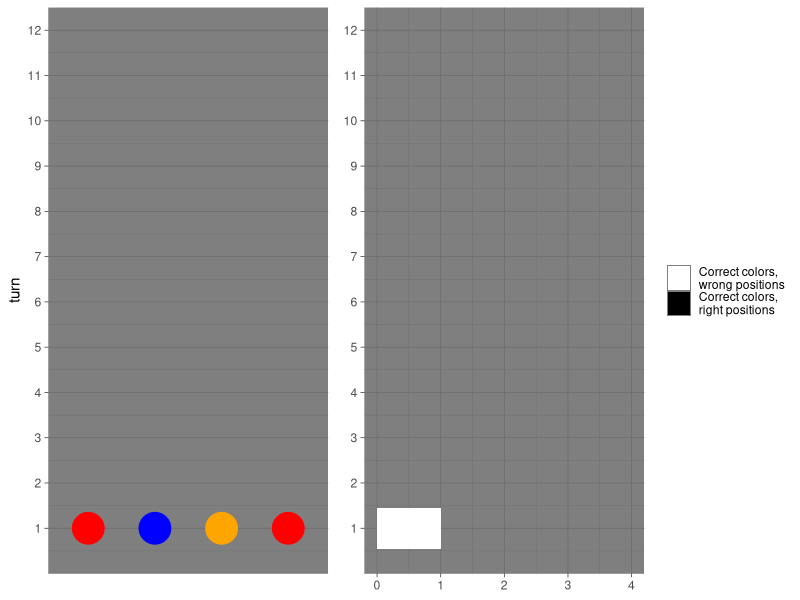

R code for this plot:
# class representing a game log for one game
GameLog <- R6::R6Class("GameLog",
  private = list(
    .max_turns = NA,
    .code_length = NA
  ),
  public = list(
    events = NA,
    initialize = function(time,
                          code_length,
                          max_turns) {
      # check input
      checkmate::assert_posixct(time, upper = Sys.time())
      checkmate::assert_integerish(code_length,
        len = 1,
        any.missing = FALSE,
        lower = 2
      )

      checkmate::assert_count(max_turns, positive = TRUE)

      # construct data with the right dimensions                                                        lower = 2)
      event_matrix <- matrix(NA, nrow = 0, ncol = code_length + 4)
      event_data <- data.frame(event_matrix)
      # add log entry for starting the game
      first_entry <- c(
        list(time, "start new game"),
        as.list(rep(NA, code_length)),
        list(0, 0, max_turns)
      )
      event_data <- rbind(event_data, first_entry)
      # add meaningful names
      names(event_data) <- c(
        "time", "event",
        paste("pos", seq_len(code_length), sep = ""),
        "positions_correct",
        "colors_correct",
        "remaining_turns"
      )
      # change format of time
      event_data$time <- as.POSIXct(event_data$time, origin = "1970/01/01")
      # assign it to the events attribute
      self$events <- event_data
      # assign max_turns and code_length to the corresponding attributes
      private$.max_turns <- max_turns
      private$.code_length <- code_length
    },
    new_event = function(time,
                         event_name,
                         guesses,
                         pos_correct,
                         col_correct,
                         turns) {
      # check input
      checkmate::assert_posixct(time, upper = Sys.time())
      checkmate::assert_choice(event_name, c(
        "guess",
        "game won",
        "game lost"
      ))
      checkmate::assert_character(guesses, min.chars = 1)
      checkmate::assert_count(pos_correct)
      checkmate::assert_count(col_correct)
      checkmate::assert_count(turns)

      # add to game log
      new_entry <- c(
        list(time, event_name),
        as.list(guesses),
        list(pos_correct, col_correct, turns)
      )
      self$events <- rbind(self$events, new_entry)
    },
    print = function() {
      print(self$events)
    },
    plot = function() {
      # check if there have already been guesses made
      if (nrow(self$events) == 1) {
        stop("No guesses have been made yet")
      }
      # save variables in calling environment for easier readability
      max_turns <- private$.max_turns
      code_length <- private$.code_length
      # get columns which contain color-guesses
      pos_columns <- stringr::str_detect(names(self$events), "^pos[:digit:]+")
      pos_columns <- self$events[-1, pos_columns]
      # create grid for plot of guesses
      guesses_grid <- data.frame(tidyr::pivot_longer(pos_columns,
        cols = names(pos_columns)
      ))
      # add turn variable
      guesses_grid$turn <- rep(seq_len(nrow(pos_columns)), each = code_length)
      # rename variables
      names(guesses_grid) <- c("position", "color", "turn")
      # compute a visually attractive number of breaks for turn axis
      turn_break_steps <- ceiling(max_turns / 12)
      turn_breaks <- seq(1, max_turns, by = turn_break_steps)
      # compute a nice size for the dots
      dot_size <- min(50 / code_length,
                      12.5 * 10 / max_turns)
      # plot colors in grid
      guess_plot <- ggplot2::ggplot(
        data = guesses_grid,
        mapping = ggplot2::aes(turn,
          position,
          color = color
        )
      ) +
        # change according to guess
        ggplot2::scale_color_manual(
          breaks = unique(guesses_grid$color),
          values = unique(guesses_grid$color)
        ) +
        ggplot2::geom_point(size = dot_size) +
        ggplot2::scale_y_discrete(name = NULL,
                                  breaks = NULL) +
        # extend axis to maximal allowed turns manually
        ggplot2::scale_x_continuous(
          name = "turn",
          breaks = turn_breaks,
          limits = c(0, max_turns + 0.5),
          # expand is necessary for axis being on the same height
          expand = ggplot2::expansion(add = 0)
        ) +
        ggplot2::theme_dark() +
        ggplot2::theme(legend.position = "none") +
        ggplot2::coord_flip()

      # extract feedback information from events
      feedback_information <- self$events[-1, c("positions_correct", "colors_correct")]
      # transform into long format
      feedback_long <- data.frame(tidyr::pivot_longer(feedback_information,
        cols = names(feedback_information)
      ))
      # add turn variable
      feedback_long$turn <- rep(seq_len(nrow(feedback_information)), each = 2)
      # rename variables
      names(feedback_long) <- c("feedback_type", "frequency", "turn")
      # plot bar chart showing frequencys
      feedback_plot <- ggplot2::ggplot(feedback_long, mapping = ggplot2::aes(turn,
        frequency,
        fill = feedback_type
      )) +
        ggplot2::geom_bar(position = "stack", stat = "identity") +
        ggplot2::scale_y_continuous(
          name = NULL,
          breaks = seq(0, code_length),
          limits = c(0, code_length)
        ) +
        ggplot2::scale_x_continuous(
          name = NULL,
          breaks = turn_breaks,
          limits = c(0, max_turns + 0.5),
          # expand is necessary for axis being on the same height
          expand = ggplot2::expansion(add = 0)
        ) +
        # change the title, labels and colors of legend
        ggplot2::theme(legend.title = ggplot2::element_blank()) +
        ggplot2::scale_fill_manual(
          labels = c("Correct colors,\nwrong positions",
                     "Correct colors,\nright positions"),
          values = c("white", "black")
        ) +
        ggplot2::theme_dark() +
        ggplot2::theme(legend.title = ggplot2::element_blank()) +
        ggplot2::coord_flip()

      # Combine the plots
      g <- gridExtra::gtable_cbind(ggplot2::ggplotGrob(guess_plot),
        ggplot2::ggplotGrob(feedback_plot),
        size = "max"
      )

      # Draw it
      grid::grid.newpage()
      grid::grid.draw(g)
    }
  )
)

# Class representing a score board for a specific configuration of games
ScoreBoard <- R6::R6Class("ScoreBoard",
  private = list(
    .n_colors = NA,
    .code_length = NA,
    .allow_duplicates = NA,
    .scores = NA
  ),
  public = list(
    initialize = function(colors,
                          code_length,
                          allow_duplicates) {
      # input  checking
      # currently are maximal 12 different colors available
      checkmate::assert_integerish(colors,
        len = 1,
        any.missing = FALSE,
        lower = 2,
        upper = 12
      )
      checkmate::assert_integerish(code_length,
        len = 1,
        any.missing = FALSE,
        lower = 2
      )
      checkmate::assert_flag(allow_duplicates)

      # assign values
      private$.n_colors <- colors
      private$.code_length <- code_length
      private$.allow_duplicates <- allow_duplicates

      # create score table
      private$.scores <- data.frame(matrix(NA, 0, 4))
    },
    print = function() {
      print(private$.scores)
    },
    new_entry = function(date,
                         player_name,
                         turns_played,
                         game_duration) {
      # check input
      checkmate::assert_character(player_name,
        len = 1,
        min.chars = 1, any.missing = FALSE
      )

      # if date has a tzone attribute, delete it, so that assertion will work
      attributes(date)$tzone <- NULL

      # proceed with input checks
      checkmate::assert_posixct(date, upper = Sys.time())
      checkmate::assert_count(turns_played, positive = TRUE)
      checkmate::assert_number(game_duration)
      checkmate::assert_class(game_duration, "Duration")

      # add values to score board
      score_board <- rbind(private$.scores, list(
        date,
        player_name,
        turns_played,
        game_duration
      ))
      # after first entries names must be set
      if (nrow(score_board) == 1) {
        names(score_board) <- c(
          "date",
          "player",
          "turns_played",
          "game_duration"
        )
        # change format of time
        score_board$date <- as.POSIXct(score_board$date,
          origin = "1970/01/01"
        )
      }
      score_board <- dplyr::arrange(
        score_board,
        turns_played,
        game_duration
      )
      private$.scores <- score_board
    }
  ),
  # access the attributes via active bindings from outside the class
  active = list(
    n_colors = function() {
      private$.n_colors
    },
    code_length = function() {
      private$.code_length
    },
    allow_duplicates = function() {
      private$.allow_duplicates
    }
  )
)


# class representing a game of Mastermind
Game <- R6::R6Class("Game",
  private = list(
    .player = NA,
    .n_colors = NA,
    .colors = NA,
    .code_length = NA,
    .allow_duplicates = NA,
    .max_turns = NA,
    .code = NA,
    .turns_played = NA,
    .game_log = NA,
    find_score_board = function() {
      # find all environment objects
      environments <- ls(pattern = "score_board", envir = globalenv())
      # loop over environments to find the score boards and check their configs
      for (object_name in environments) {
        object <- eval(parse(text = object_name))
        # if the object is a ScoreBoard, check its configuration
        if (class(object)[[1]] == "ScoreBoard") {
          # if the configuration fits return the object
          if (object$n_colors == private$.n_colors &&
            object$code_length == private$.code_length &&
            object$allow_duplicates == private$.allow_duplicates) {
            return(object)
          }
        }
      }
      # otherwise return an error
      stop("corresponding score board not found")
    }
  ),
  public = list(
    # used to open a new game
    initialize = function(player_name,
                          colors = 6,
                          code_length = 4,
                          allow_duplicates = TRUE,
                          max_turns = 12) {

      # check input
      checkmate::assert_character(player_name,
        len = 1,
        min.chars = 1, any.missing = FALSE
      )
      checkmate::assert_flag(allow_duplicates)
      # colors must be either a numeric value or a vector of colors
      # currently are maximal 12 different colors available
      checkmate::assert(
        checkmate::check_integerish(colors,
          len = 1,
          any.missing = FALSE,
          lower = 2,
          upper = 12
        ),
        checkmate::check_subset(colors, colors())
      )
      # if no duplicates are allowed in the code,
      # the length of the code is restricted to the number of colors
      checkmate::assert_integerish(code_length,
        len = 1,
        any.missing = FALSE,
        lower = 2,
        upper = ifelse(allow_duplicates, Inf,
                       ifelse(is.numeric(colors), colors, length(colors)))
      )
      checkmate::assert_count(max_turns,
        positive = TRUE
      )
      # set variables
      private$.player <- player_name

      # if colors is a number create a palette
      if (is.numeric(colors)) {
        # default list of colors
        potential_colors <-
          c(
            "red", "blue", "yellow", "green", "orange", "white",
            "purple", "brown", "pink", "cyan", "magenta", "turquoise"
          )

        private$.n_colors <- colors
        private$.colors <- potential_colors[seq_len(colors)]
      } else {
        # otherwise use the colors
        private$.n_colors <- length(colors)
        private$.colors <- colors
      }

      private$.code_length <- code_length
      private$.allow_duplicates <- allow_duplicates
      private$.max_turns <- max_turns
      private$.turns_played <- 0
      private$.game_log <- GameLog$new(
        Sys.time(),
        code_length,
        max_turns
      )

      # generate randomized code
      private$.code <- sample(private$.colors,
        size = code_length,
        replace = allow_duplicates
      )
      # print game setup
      cat("Setup game... \n")
      cat("Use colors {", private$.colors, "} for guesses \n")
    },
    # prints information on the current game, without showing the code
    print = function() {
      cat("Player Name: ", private$.player, "\n")
      cat("Allowed colors: ", private$.colors, "\n")
      cat("Code length: ", private$.code_length, "\n")
      cat("Duplicates allowed: ", private$.allow_duplicates, "\n")
      cat("Maximum of turns: ", private$.max_turns, "\n")
      cat("Turns played: ", private$.turns_played, "\n")
      cat("Turns remaining: ", private$.max_turns - private$.turns_played)
    },
    plot = function() {
      # simply uses the plot method on .game_log
      private$.game_log$plot()
    },
    # reset current game (new code with same configurations)
    # name can be adapted
    reset = function(player_name = private$.player) {
      # check input
      checkmate::assert_character(player_name,
                                  len = 1,
                                  min.chars = 1, any.missing = FALSE
      )
      # generate random code
      private$.player <- player_name
      private$.code <- sample(private$.colors,
        size = private$.code_length,
        replace = private$.allow_duplicates
      )
      private$.turns_played <- 0
      private$.game_log <- GameLog$new(
        Sys.time(),
        private$.code_length,
        private$.max_turns
      )
      cat("Reset game... \n")
      cat("Use colors {", private$.colors, "} for guesses \n")
    },
    # method to guess the code
    guess = function(..., show_logs = FALSE) {
      guess <- c(...)
      ## check input
      # the guess must have the same length as the code
      checkmate::assert_character(guess,
        len = private$.code_length
      )
      # all entries of the vector must be in the pre-defined colors
      checkmate::assert_subset(guess, private$.colors)
      # check show_legs to be a logical value
      checkmate::assert_flag(show_logs)
      # check duplicates are not allowed check if condition is fulfilled
      if (!(private$.allow_duplicates)) {
        if (!identical(guess, unique(guess))) {
          stop("'guess' invalid: duplicates are not allowed")
        }
      }
      # increase played turns
      private$.turns_played <- private$.turns_played + 1
      # turns left
      turns_left <- private$.max_turns - private$.turns_played
      # compare guess with the code
      code <- private$.code
      # number of right colors at right position
      correct_pos <- sum(guess == code)
      # number of right colors at wrong position
      remaining_code <- code[guess != code]
      remaining_guess <- guess[guess != code]
      correct_col <- 0
      for (color in remaining_guess) {
        i <- 1
        while (i <= length(remaining_code)) {
          if (color == remaining_code[i]) {
            correct_col <- correct_col + 1
            remaining_code <- remaining_code[-i]
            break
          }
          i <- i + 1
        }
      }
      if (correct_pos == private$.code_length) {
        # compute game duration
        events <- private$.game_log$events
        start_time <- events[1, 1]
        end_time <- Sys.time()
        time_score <- lubridate::as.duration(difftime(end_time, start_time))

        # add entry to game log
        private$.game_log$new_event(
          end_time,
          "game won",
          guess,
          correct_pos,
          correct_col,
          turns_left
        )

        # look if the score board for this configuration already exists
        score_board <- try(private$find_score_board(), silent = TRUE)
        # if score_board is not found create it
        if (class(score_board)[[1]] == "try-error") {
          score_board_name <- paste("score_board",
            private$.n_colors,
            private$.code_length,
            private$.allow_duplicates,
            sep = "_"
          )
          assign(score_board_name, ScoreBoard$new(
            private$.n_colors,
            private$.code_length,
            private$.allow_duplicates
          ),
          envir = globalenv()
          )
          score_board <- eval(parse(text = score_board_name))
        }

        # add new entry to score_board
        score_board$new_entry(
          start_time,
          private$.player,
          private$.turns_played,
          time_score
        )

        # plot guess
        private$.game_log$plot()

        # print congratulations and game stats
        cat("Congratulations! You have won the game! \n")
        cat("\n Game stats: \n")
        self$print()
        cat("\n")
        cat(paste("Finished in: ", time_score))
        cat("\n\n")
        self$reset()
      }
      else if (turns_left == 0) {
        # compute game duration
        events <- private$.game_log$events
        start_time <- events[1, 1]
        end_time <- Sys.time()
        time_score <- lubridate::as.duration(difftime(end_time, start_time))

        # add entry to game log
        private$.game_log$new_event(
          end_time,
          "game lost",
          guess,
          correct_pos,
          correct_col,
          turns_left
        )

        # plot guess
        private$.game_log$plot()

        # print GAME OVER message and game stats
        cat("GAME OVER \n")
        cat("The actual code was: ", private$.code, "\n")
        cat("\n Game stats: \n")
        self$print()
        cat("\n")
        cat(paste("Game duration: ", time_score))
      } else {
        # add entry to game log
        private$.game_log$new_event(
          Sys.time(),
          "guess",
          guess,
          correct_pos,
          correct_col,
          turns_left
        )
        # print game log if show_logs is set to TRUE
        if (show_logs) {
          private$.game_log$print()
        }
        # plot guess
        private$.game_log$plot()
      }
    }
  ),
  # active binding to print game log
  active = list(
    game_log = function() {
      private$.game_log
    }
  )
)

# play casual
game2 <- Game$new("marc")
game2$guess("red", "blue", "orange", "red")
